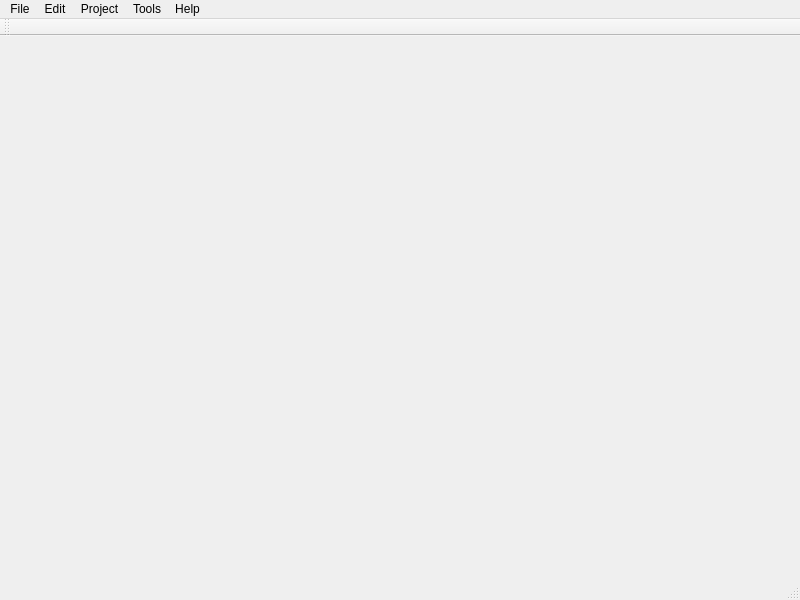
<?xml version="1.0" encoding="UTF-8"?>
<ui version="4.0">
 <class>MainWindow</class>
 <widget class="QMainWindow" name="MainWindow">
  <property name="geometry">
   <rect>
    <x>0</x>
    <y>0</y>
    <width>800</width>
    <height>600</height>
   </rect>
  </property>
  <property name="windowTitle">
   <string>SQL Designer</string>
  </property>
  <widget class="QWidget" name="centralwidget"/>
  <widget class="QMenuBar" name="menubar">
   <property name="geometry">
    <rect>
     <x>0</x>
     <y>0</y>
     <width>800</width>
     <height>21</height>
    </rect>
   </property>
   <widget class="QMenu" name="menuFile">
    <property name="title">
     <string>File</string>
    </property>
    <addaction name="actionNew_Project"/>
    <addaction name="actionOpen_Project"/>
    <addaction name="separator"/>
    <addaction name="actionExit"/>
   </widget>
   <widget class="QMenu" name="menuEdit">
    <property name="title">
     <string>Edit</string>
    </property>
   </widget>
   <widget class="QMenu" name="menuProject">
    <property name="title">
     <string>Project</string>
    </property>
   </widget>
   <widget class="QMenu" name="menuTools">
    <property name="title">
     <string>Tools</string>
    </property>
    <addaction name="actionView_Log"/>
    <addaction name="separator"/>
    <addaction name="actionPreferences"/>
   </widget>
   <widget class="QMenu" name="menuHelp">
    <property name="title">
     <string>Help</string>
    </property>
    <addaction name="actionHelp"/>
    <addaction name="separator"/>
    <addaction name="actionAbout"/>
    <addaction name="actionAbout_Qt"/>
   </widget>
   <addaction name="menuFile"/>
   <addaction name="menuEdit"/>
   <addaction name="menuProject"/>
   <addaction name="menuTools"/>
   <addaction name="menuHelp"/>
  </widget>
  <widget class="QStatusBar" name="statusbar"/>
  <widget class="QToolBar" name="mainToolBar">
   <property name="windowTitle">
    <string>toolBar</string>
   </property>
   <attribute name="toolBarArea">
    <enum>TopToolBarArea</enum>
   </attribute>
   <attribute name="toolBarBreak">
    <bool>false</bool>
   </attribute>
  </widget>
  <action name="actionNew_Project">
   <property name="text">
    <string>New Project</string>
   </property>
  </action>
  <action name="actionOpen_Project">
   <property name="text">
    <string>Open Project</string>
   </property>
  </action>
  <action name="action">
   <property name="text">
    <string>-</string>
   </property>
  </action>
  <action name="actionExit">
   <property name="text">
    <string>Exit</string>
   </property>
  </action>
  <action name="actionView_Log">
   <property name="text">
    <string>View Log</string>
   </property>
  </action>
  <action name="actionPreferences">
   <property name="text">
    <string>Preferences</string>
   </property>
  </action>
  <action name="actionHelp">
   <property name="text">
    <string>Help</string>
   </property>
  </action>
  <action name="action_3">
   <property name="text">
    <string>-</string>
   </property>
  </action>
  <action name="actionAbout">
   <property name="text">
    <string>About</string>
   </property>
  </action>
  <action name="actionAbout_Qt">
   <property name="text">
    <string>About Qt</string>
   </property>
  </action>
 </widget>
 <resources/>
 <connections>
  <connection>
   <sender>actionExit</sender>
   <signal>triggered()</signal>
   <receiver>MainWindow</receiver>
   <slot>close()</slot>
   <hints>
    <hint type="sourcelabel">
     <x>-1</x>
     <y>-1</y>
    </hint>
    <hint type="destinationlabel">
     <x>399</x>
     <y>299</y>
    </hint>
   </hints>
  </connection>
 </connections>
</ui>
